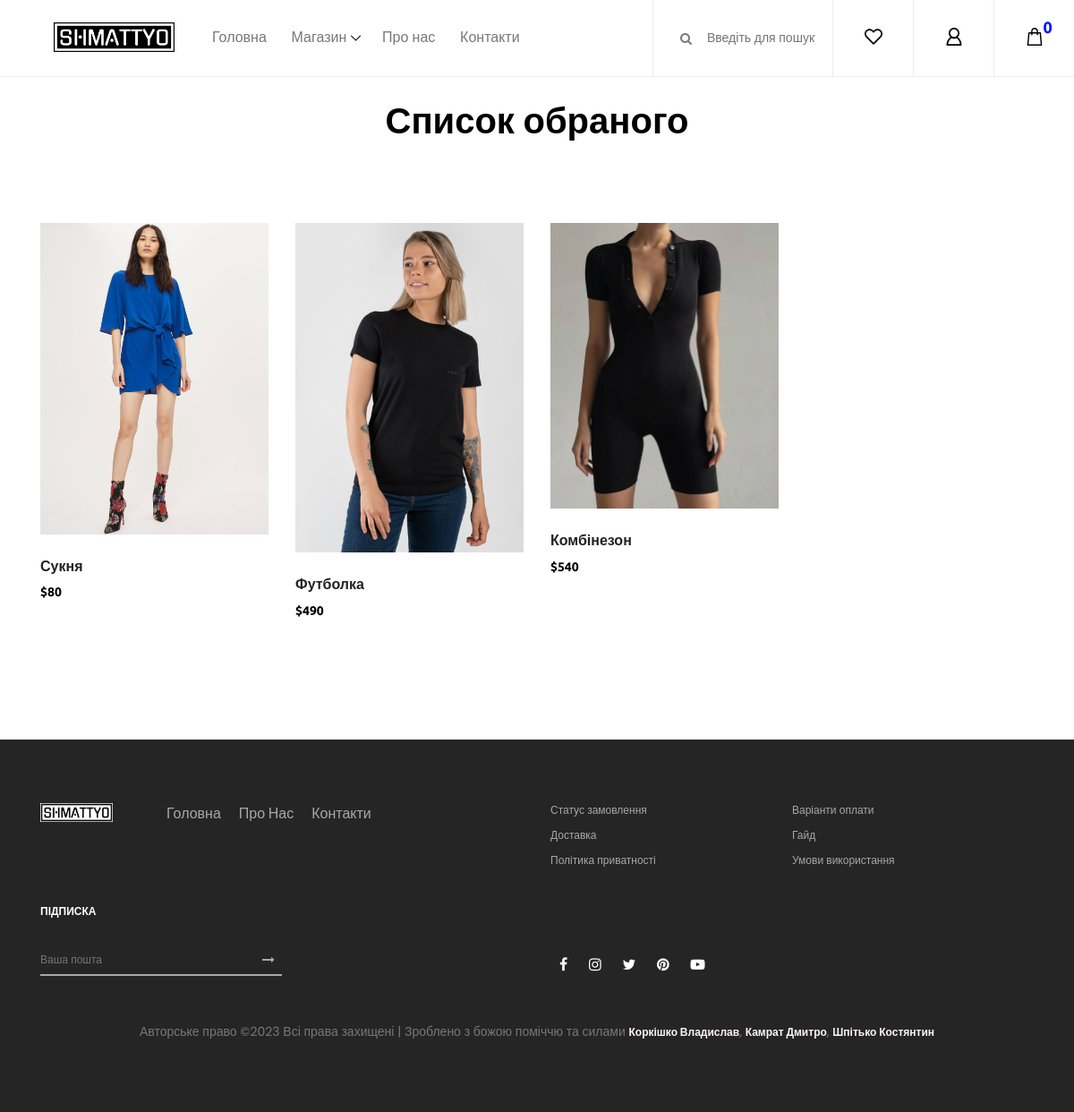
Before: /shop/wishlist with the older database file.
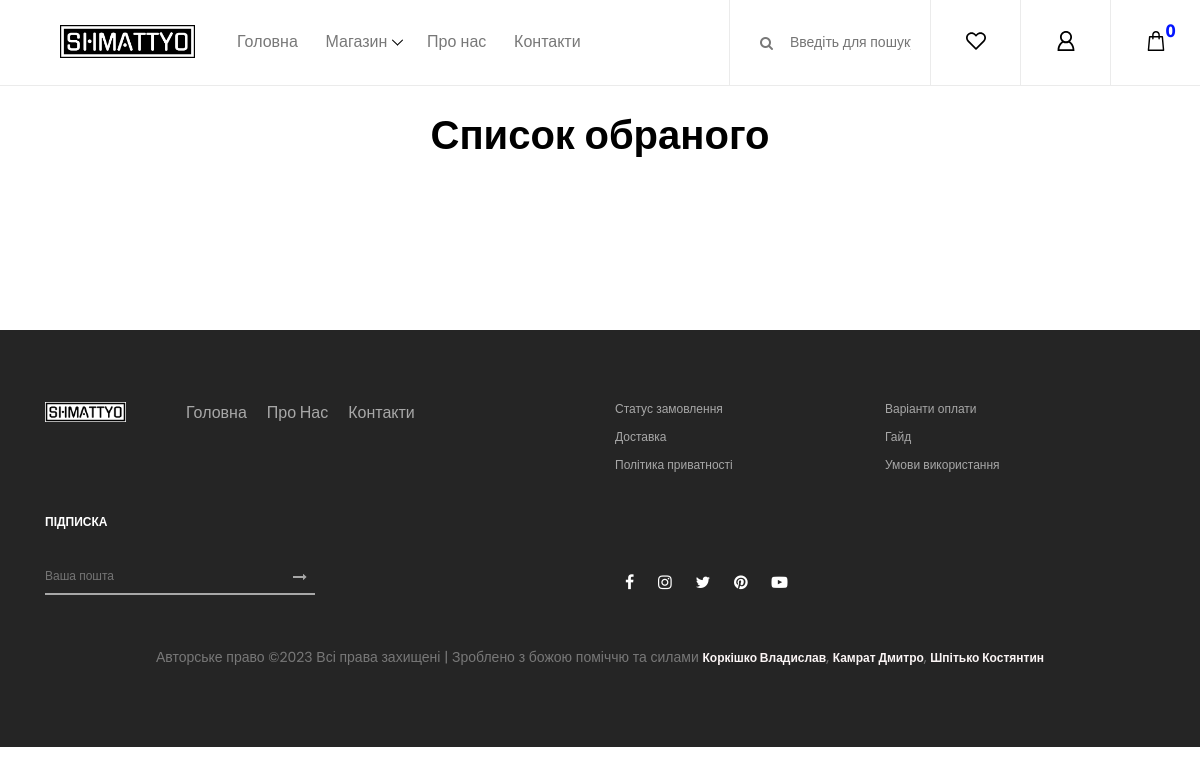
After: the same page with the newer database file.
### bill/models.py (models this page shows, shortened)
class Wish(models.Model):
    class Meta:
        verbose_name_plural = "Wishes"
    title = models.CharField(max_length=100, unique=True)
    user = models.ForeignKey(User, on_delete=models.CASCADE)
    product = models.ForeignKey(Product, on_delete=models.CASCADE)
    amount = models.IntegerField()
    date = models.DateTimeField(auto_now_add=True)
    notes = models.TextField(max_length=300)
    image = models.ImageField(upload_to='wishlist_images/')

### catalog/models.py (models this page shows)
class Product(models.Model):
    name = models.CharField(max_length=100)
    about = models.TextField(max_length=500)
    category = models.ForeignKey(Category, on_delete=models.CASCADE)
    photo = models.FileField(upload_to='products/')
    price = models.FloatField()
    def __str__(self) -> str:
        return str(self.name)

### shop/views.py (the view)
# urls.py: re_path('wishlist', wishlist),
def wishlist(request):
    return render(request, 'shop/wishlist.html', {
        'title': 'Список обраного',
        'page': 'wishlist',
        'app': 'shop',
        'all_products': Wish.objects.all()
    })

### templates/shop/wishlist.html (shortened to what this page needs)
{% extends '_layouts/base.html' %}
{% load static %}
{% block content %}
    <div style="text-align: center; padding-top: 2%">
        <h1>Список обраного</h1>
    </div>
    <section class="shop_grid_area section-padding-80">
        <div class="container">
            <div class="row">
                <div class="col-12 col-md-8 col-lg-9">
                    <div class="shop_grid_product_area">
                        <div id="catalog-panel" class="row">
                            {% for p in all_products %}
                                <div class="col-12 col-sm-6 col-lg-4">
                                    <div class="single-product-wrapper">
                                        <div class="product-img">
                                            <img src="{{ p.image }}" alt="">
                                        </div>
                                        <div class="product-description">
                                            <a href="single-product-details.html">
                                                <h6>{{ p.product }}</h6>
                                            </a>
                                            <p class="product-price">${{ p.amount }}</p>
                                        </div>
                                    </div>
                                </div>
                            {% endfor %}
                        </div>
                    </div>
                </div>
            </div>
        </div>
    </section>
{% endblock content %}

Changed rows visible on the page:
removed Wish: image (picture), product "Сукня", amount "80"
removed Wish: image (picture), product "Футболка", amount "490"
removed Wish: image (picture), product "Комбінезон", amount "540"
